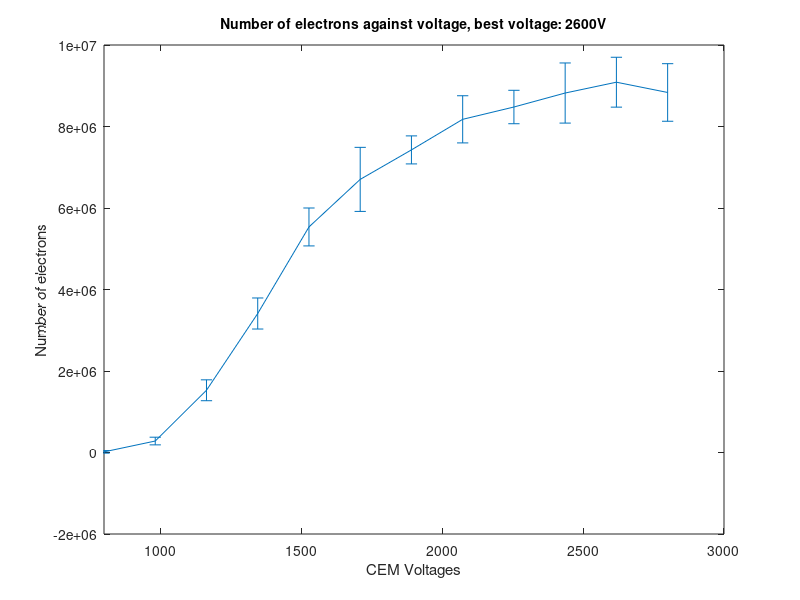

MATLAB code to generate this figure:
% experimentserror.m
S = load('experiment.mat');
voltages = S.V;
pulseData = S.pulse_data;

% Constants
% To calculate this I have used the following assumptions:
% Charge of an electron = 1.6 * 10^-19
% I = pulses * 10^-3 / 50 
% totalCharge = I * 10*10^-9
% numberElectrons = totalCharge/(1.6*10^-19)
K = (((10^-3)/50)*10*10^-9)/(1.6*10^-19);
numberElectrons = pulseData*K;
m = mean(numberElectrons,2);
standardDeviation = std(numberElectrons,[],2); % The [] is there to 'create' a new vector for storage.

errorbar(voltages,m,standardDeviation);
title('Number of electrons against voltage, best voltage: 2600V','fontsize',10);
xlim([800 3000]);
xlabel('CEM Voltages');
ylabel('Number of electrons');




